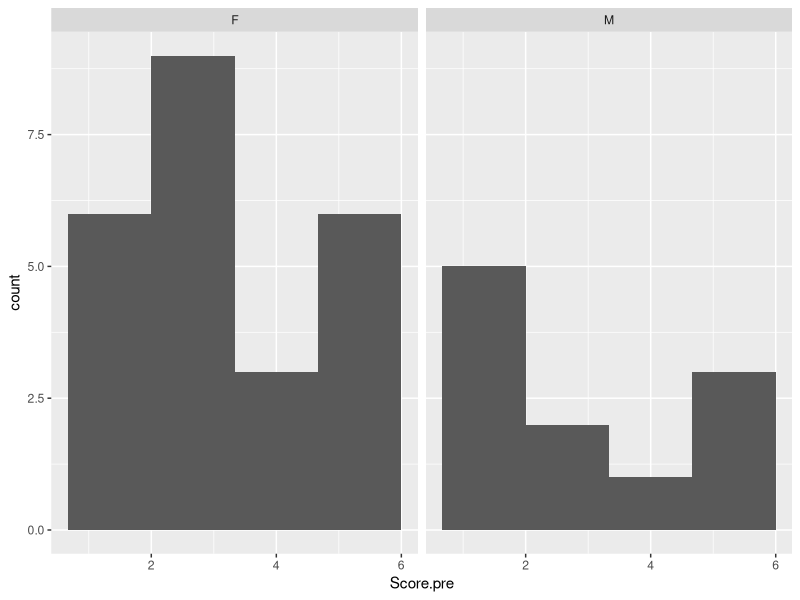

This figure's R source:
## ---- chunk 1
knitr::opts_chunk$set(echo = TRUE)
## ---- chunk 2
library(tidyverse)

kermit <- read_csv("kermit.csv")

kermit_hist <- ggplot(kermit, aes(x= Score.pre)) +
  geom_histogram(bins = 4) + 
  facet_wrap(~Gender)

kermit_hist
## ---- chunk 3

mwu_kermit <- kermit %>%  
  wilcox.test(Score.pre ~ Gender, data = .)

# Null Hypothesis: There is no significant difference in ranks for male and female respondents 
# HA (Alternative Hypothesis): There IS a significant difference in ranks for male and female respondents 

mwu_kermit
